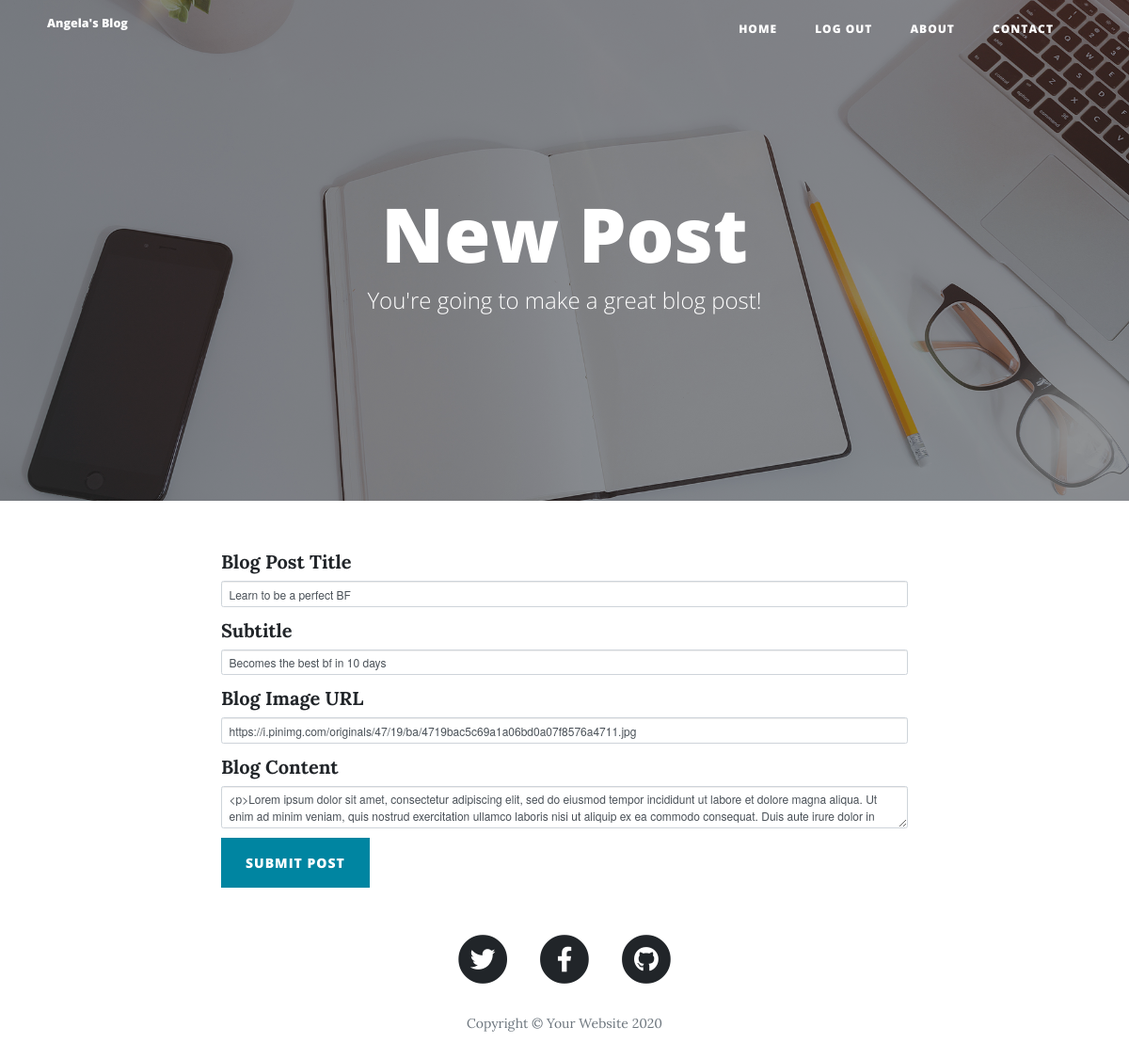
The app's page /edit-post/2 (signed in), older data.
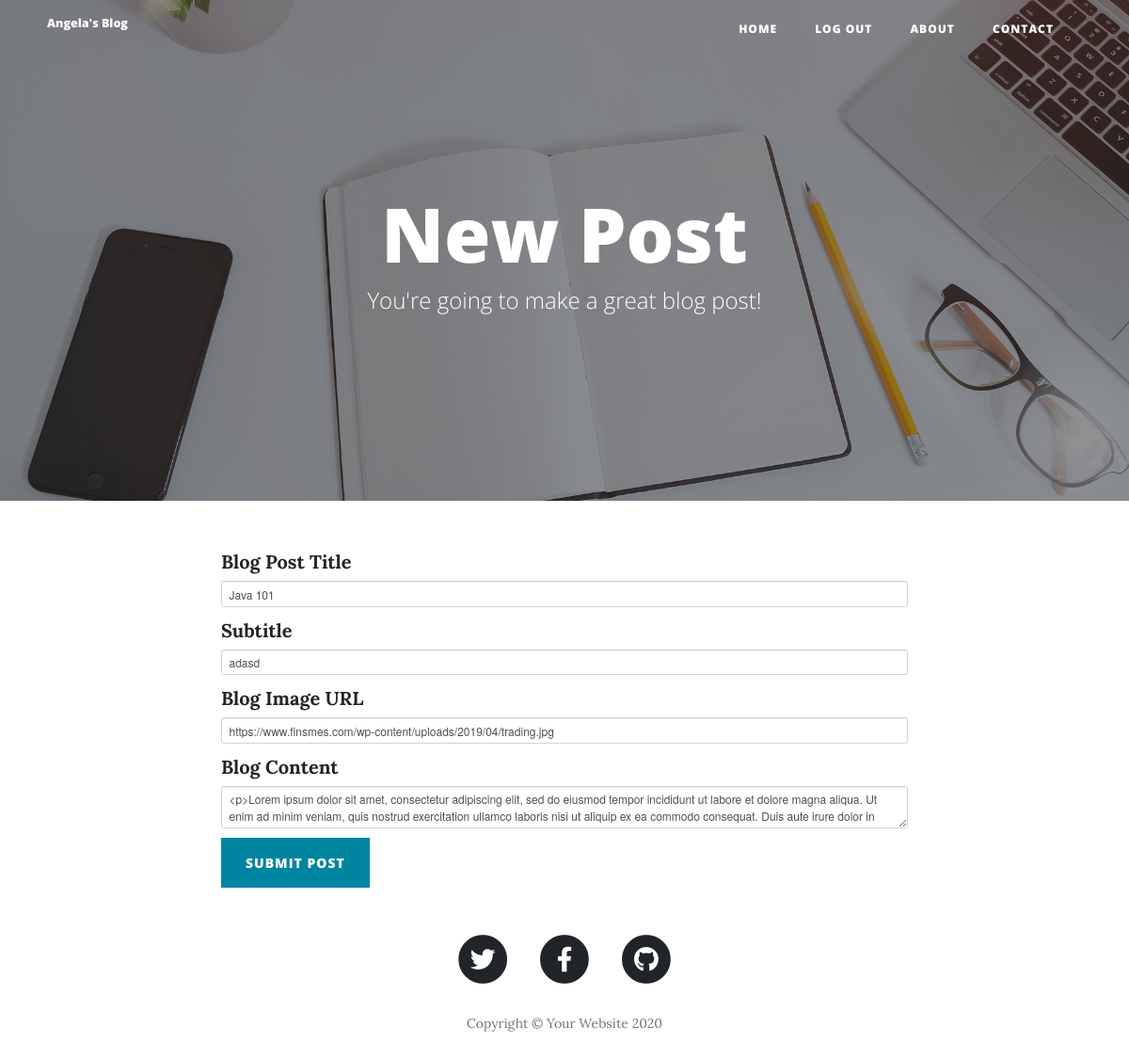
The same page, newer data.
### main.py (models this page shows)
class BlogPost(db.Model):
    __tablename__ = "blog_posts"
    id = db.Column(db.Integer, primary_key=True)
    author_id = db.Column(db.Integer, db.ForeignKey('user.id'))
    author = relationship('User', back_populates='posts')
    title = db.Column(db.String(250), unique=True, nullable=False)
    subtitle = db.Column(db.String(250), nullable=False)
    date = db.Column(db.String(250), nullable=False)
    body = db.Column(db.Text, nullable=False)
    img_url = db.Column(db.String(250), nullable=False)
    comments = relationship('Comment', back_populates='post')

### main.py (the view, shortened to what this page needs)
@app.route("/edit-post/<int:post_id>", methods=["GET", "POST"])
@admin_only
def edit_post(post_id):
    post = BlogPost.query.get(post_id)
    edit_form = CreatePostForm(
        title=post.title,
        subtitle=post.subtitle,
        img_url=post.img_url,
        author=post.author,
        body=post.body
    )
    return render_template("make-post.html", form=edit_form)

### forms.py
class CreatePostForm(FlaskForm):
    title = StringField("Blog Post Title", validators=[DataRequired()])
    subtitle = StringField("Subtitle", validators=[DataRequired()])
    img_url = StringField("Blog Image URL", validators=[DataRequired(), URL()])
    body = CKEditorField("Blog Content", validators=[DataRequired()])
    submit = SubmitField("Submit Post")

### main.py (called while the page is built)
@login_manager.user_loader
def load_user(user_id):
    return User.query.get(user_id)

def admin_only(function):
    @wraps(function)
    def wrapper(*args, **kwargs):
        if current_user.id != 1:
            abort(403)
        else:
            return function(*args, **kwargs)
    return wrapper

### templates/make-post.html (shortened to what this page needs)
{% extends 'bootstrap/base.html' %}
{% import "bootstrap/wtf.html" as wtf %}
{% block content %}
{% include "header.html" %}
  <header class="masthead" style="background-image: url('{{ url_for('static', filename='img/edit-bg.jpg')}}')">
    <div class="overlay"></div>
    <div class="container">
      <div class="row">
        <div class="col-lg-8 col-md-10 mx-auto">
          <div class="page-heading">
            {% if is_edit: %}
            <h1>Edit Post</h1>
            {% else: %}
            <h1>New Post</h1>
            {% endif %}
            <span class="subheading">You're going to make a great blog post!</span>
          </div>
        </div>
      </div>
    </div>
  </header>
  <div class="container">
    <div class="row">
      <div class="col-lg-8 col-md-10 mx-auto">
        {{ wtf.quick_form(form, novalidate=True, button_map={"submit": "primary"}) }}
      </div>
    </div>
  </div>
{% include "footer.html" %}
{% endblock %}

### templates/header.html (shortened to what this page needs)
<!DOCTYPE html>
<html lang="en">
<head>
  <link href="{{ url_for('static', filename='vendor/bootstrap/css/bootstrap.min.css') }}" rel="stylesheet">
  <link href="{{ url_for('static', filename='vendor/fontawesome-free/css/all.min.css')}}" rel="stylesheet" type="text/css">
  <link href="{{ url_for('static', filename='css/clean-blog.min.css')}}" rel="stylesheet">
</head>
<body>
  <nav class="navbar navbar-expand-lg navbar-light fixed-top" id="mainNav">
    <div class="container">
      <a class="navbar-brand" href="{{url_for('get_all_posts')}}">Angela's Blog</a>
      <div class="collapse navbar-collapse" id="navbarResponsive">
        <ul class="navbar-nav ml-auto">
          <li class="nav-item">
            <a class="nav-link" href="{{ url_for('get_all_posts') }}">Home</a>
          </li>
          <li class="nav-item">
            <a class="nav-link" href="{{ url_for('logout') }}">Log Out</a>
          </li>
          <li class="nav-item">
            <a class="nav-link" href="{{ url_for('about') }}">About</a>
          </li>
          <li class="nav-item">
            <a class="nav-link" href="{{ url_for('contact') }}">Contact</a>
          </li>
        </ul>
      </div>
    </div>
  </nav>

### templates/footer.html (shortened to what this page needs)
  <footer>
    <div class="container">
      <div class="row">
        <div class="col-lg-8 col-md-10 mx-auto">
          <ul class="list-inline text-center">
            <li class="list-inline-item">
              <a href="#">
                <span class="fa-stack fa-lg">
                  <i class="fas fa-circle fa-stack-2x"></i>
                  <i class="fab fa-twitter fa-stack-1x fa-inverse"></i>
                </span>
              </a>
            </li>
            <li class="list-inline-item">
              <a href="#">
                <span class="fa-stack fa-lg">
                  <i class="fas fa-circle fa-stack-2x"></i>
                  <i class="fab fa-facebook-f fa-stack-1x fa-inverse"></i>
                </span>
              </a>
            </li>
            <li class="list-inline-item">
              <a href="#">
                <span class="fa-stack fa-lg">
                  <i class="fas fa-circle fa-stack-2x"></i>
                  <i class="fab fa-github fa-stack-1x fa-inverse"></i>
                </span>
              </a>
            </li>
          </ul>
          <p class="copyright text-muted">Copyright &copy; Your Website 2020</p>
        </div>
      </div>
    </div>
  </footer>
</body>
</html>

Row changes from the older to the newer data that the page shows:
changed BlogPost: title "Learn to be a perfect BF" → "Java 101"; subtitle "Becomes the best bf in 10 days" → "adasd"; img_url "https://i.pinimg.com/originals/47/19/ba/4719bac5c69a1a06bd0a07f8576a4711.jpg" → "https://www.finsmes.com/wp-content/uploads/2019/04/trading.jpg"
